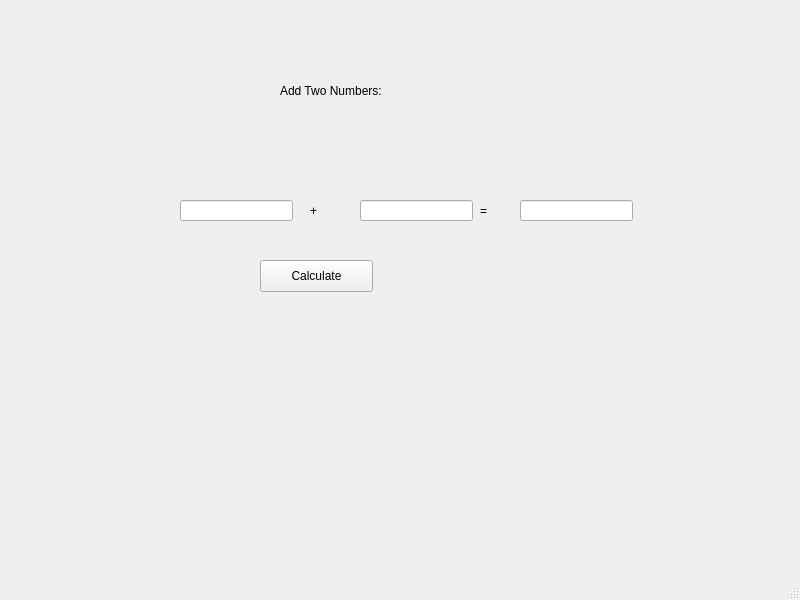
<?xml version="1.0" encoding="UTF-8"?>
<ui version="4.0">
 <class>MainWindow</class>
 <widget class="QMainWindow" name="MainWindow">
  <property name="geometry">
   <rect>
    <x>0</x>
    <y>0</y>
    <width>800</width>
    <height>600</height>
   </rect>
  </property>
  <property name="windowTitle">
   <string>MainWindow</string>
  </property>
  <widget class="QWidget" name="centralwidget">
   <widget class="QLabel" name="addNums">
    <property name="geometry">
     <rect>
      <x>280</x>
      <y>50</y>
      <width>231</width>
      <height>81</height>
     </rect>
    </property>
    <property name="text">
     <string>Add Two Numbers:</string>
    </property>
   </widget>
   <widget class="QLabel" name="plusSign">
    <property name="geometry">
     <rect>
      <x>310</x>
      <y>170</y>
      <width>231</width>
      <height>81</height>
     </rect>
    </property>
    <property name="text">
     <string>+</string>
    </property>
   </widget>
   <widget class="QLineEdit" name="in_1">
    <property name="geometry">
     <rect>
      <x>180</x>
      <y>200</y>
      <width>113</width>
      <height>21</height>
     </rect>
    </property>
   </widget>
   <widget class="QLineEdit" name="in_2">
    <property name="geometry">
     <rect>
      <x>360</x>
      <y>200</y>
      <width>113</width>
      <height>21</height>
     </rect>
    </property>
   </widget>
   <widget class="QPushButton" name="calculate">
    <property name="geometry">
     <rect>
      <x>260</x>
      <y>260</y>
      <width>113</width>
      <height>32</height>
     </rect>
    </property>
    <property name="text">
     <string>Calculate</string>
    </property>
   </widget>
   <widget class="QLineEdit" name="output">
    <property name="geometry">
     <rect>
      <x>520</x>
      <y>200</y>
      <width>113</width>
      <height>21</height>
     </rect>
    </property>
   </widget>
   <widget class="QLabel" name="equals">
    <property name="geometry">
     <rect>
      <x>480</x>
      <y>170</y>
      <width>231</width>
      <height>81</height>
     </rect>
    </property>
    <property name="text">
     <string>=</string>
    </property>
   </widget>
  </widget>
  <widget class="QMenuBar" name="menubar">
   <property name="geometry">
    <rect>
     <x>0</x>
     <y>0</y>
     <width>800</width>
     <height>24</height>
    </rect>
   </property>
  </widget>
  <widget class="QStatusBar" name="statusbar"/>
 </widget>
 <resources/>
 <connections/>
</ui>
